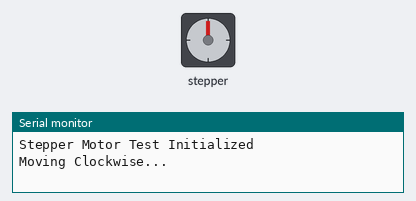
This sketch was run on a simulated Arduino Uno, built with avr-gcc and run on an emulated ATmega328P. On the bench: stepper motor, the last lines printed to the serial monitor. Stepper angles assume 2048 steps per turn.

Above: at 0.05 s.
At 3.05 s:
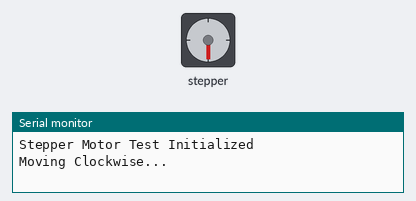
At 6.05 s:
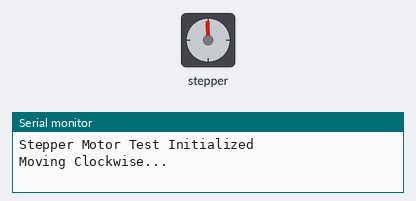
At 12.75 s:
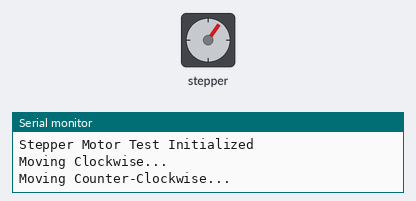
Timing chart, 0 to 18.3 s (numbered marks = the images above):
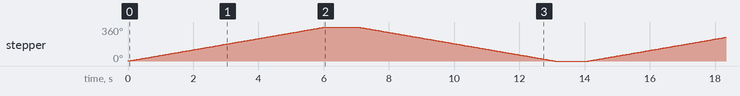

The sketch:

stepper_motor_code_for_customDriver.ino
```cpp
#include <Stepper.h>

// The 28BYJ-48 has 2048 steps per full revolution of the output shaft
const int stepsPerRevolution = 2048;

// Initialize the library with your GPIO pins.
// Connection: IN1 -> GPIO 19, IN2 -> GPIO 18, IN3 -> GPIO 5, IN4 -> GPIO 17
// IMPORTANT: The sequence 1-3-2-4 (19, 5, 18, 17) is usually required for
// this motor to spin correctly with the Stepper library.
Stepper myStepper(stepsPerRevolution, 19, 5, 18, 17);

void setup() {
  // Set speed in RPM. 10-15 is the ideal range for 5V.
  myStepper.setSpeed(10);

  // Initialize Serial for debugging
  Serial.begin(115200);
  Serial.println("Stepper Motor Test Initialized");
}

void loop() {
  // Step clockwise
  Serial.println("Moving Clockwise...");
  myStepper.step(stepsPerRevolution);
  delay(1000);

  // Step counter-clockwise
  Serial.println("Moving Counter-Clockwise...");
  myStepper.step(-stepsPerRevolution);
  delay(1000);
}
```

Measured:
- by itself, stepper: turns 360° clockwise in 6.0 s, then 360° counter-clockwise in 6.0 s, repeating every 14.1 s
